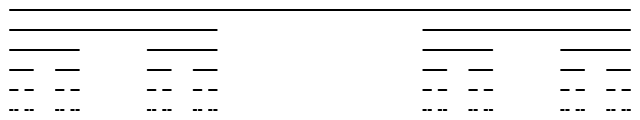
Frame 1 (no input)
Frame 2 (the mouse pressed at the canvas centre, redrawn once): identical to frame 1, image omitted

The p5.js sketch that drew this single still picture (run headless with seeded random() and noise() and a simulated clock; the mouse was pressed at the canvas centre and the sketch redrawn once):

// p5.js sketch
// ── sketch.js
// The Nature of Code
// Daniel Shiffman
// http://natureofcode.com

// Cantor Set
// Renders a simple fractal, the Cantor Set

function setup() {
  createCanvas(640, 120);
  background(255);

  // Call the recursive function
  strokeWeight(2);
  cantor(10, 10, 620);
}

function draw() {
  // No need to loop
  noLoop();
}

function cantor(x, y, length) {
  // Stop at 1 pixel!
  if (length > 1) {
    line(x, y, x + length, y);
    cantor(x, y + 20, length / 3);
    cantor(x + (2 * length) / 3, y + 20, length / 3);
  }
}
